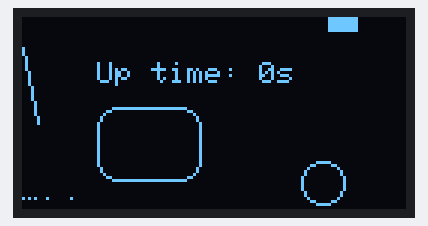
Bench run of a sketch on a simulated ESP32. Parts: 128×64 one-colour display.

Above: at 0.47 s.
At 4.99 s:
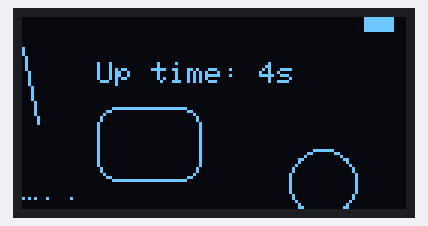
At 9.79 s:
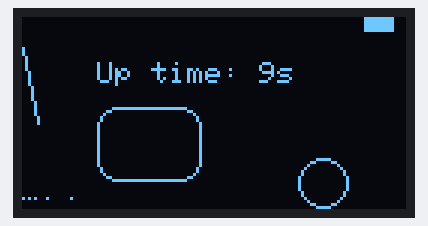
At 19.39 s:
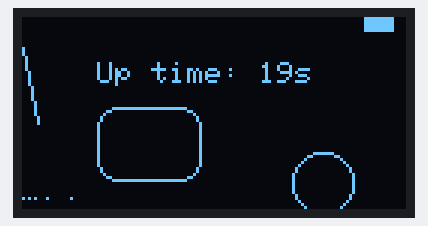
At 28.99 s:
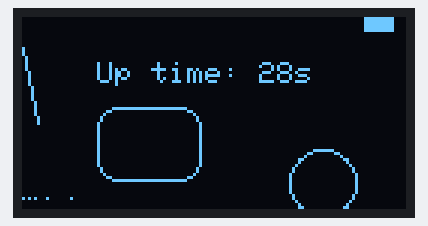
At 39.0 s:
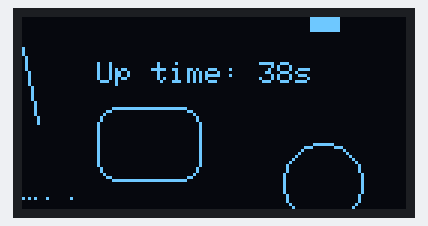

The sketch:

Display_basics.ino
```cpp
#include <Wire.h>  // Standard library from ESP32 platform.
#include <Adafruit_SH110X.h>  // Library 'Adafruit SH110X' V2.1.11 by Adafruit


const int DISPLAY_WIDTH = 128;
const int DISPLAY_HEIGHT = 64;
const uint8_t DISPLAY_I2C_ADDRESS = 0x3c;  // Hardware address of the display (a number between 0 and 127).

Adafruit_SH1106G display = Adafruit_SH1106G(DISPLAY_WIDTH, DISPLAY_HEIGHT, &Wire);


void setup() {
  Serial.begin(115200);
  delay(100);  // Wait for 0.1s for display to power up.
  display.begin(DISPLAY_I2C_ADDRESS);
}


void loop() {
  display.clearDisplay();

  int uptime = millis() / 1000;  // Uptime of ESP32 in seconds.

  display.drawLine(0, 10, 5, 35, SH110X_WHITE);

  display.drawRoundRect(25, 30, 35, 25, 7, SH110X_WHITE);

  display.drawCircle(100, 55, 7 + uptime % 8, SH110X_WHITE);

  display.drawPixel(0, 60, SH110X_WHITE);
  display.drawPixel(2, 60, SH110X_WHITE);
  display.drawPixel(4, 60, SH110X_WHITE);
  display.drawPixel(8, 60, SH110X_WHITE);
  display.drawPixel(16, 60, SH110X_WHITE);

  display.setTextSize(1);
  display.setTextColor(SH110X_WHITE);
  display.setCursor(25, 15);
  display.printf("Up time: %ds", uptime);

  int motionX = abs(static_cast<int>(millis() / 20) % 40 - 20);  // Relative motion in x between 0 and 20.
  display.fillRect(95 + motionX, 0, 10, 5, SH110X_WHITE);

  display.display();  // Flush data to display.

  delay(20);  // Update display at approx. 50Hz.
}
```
